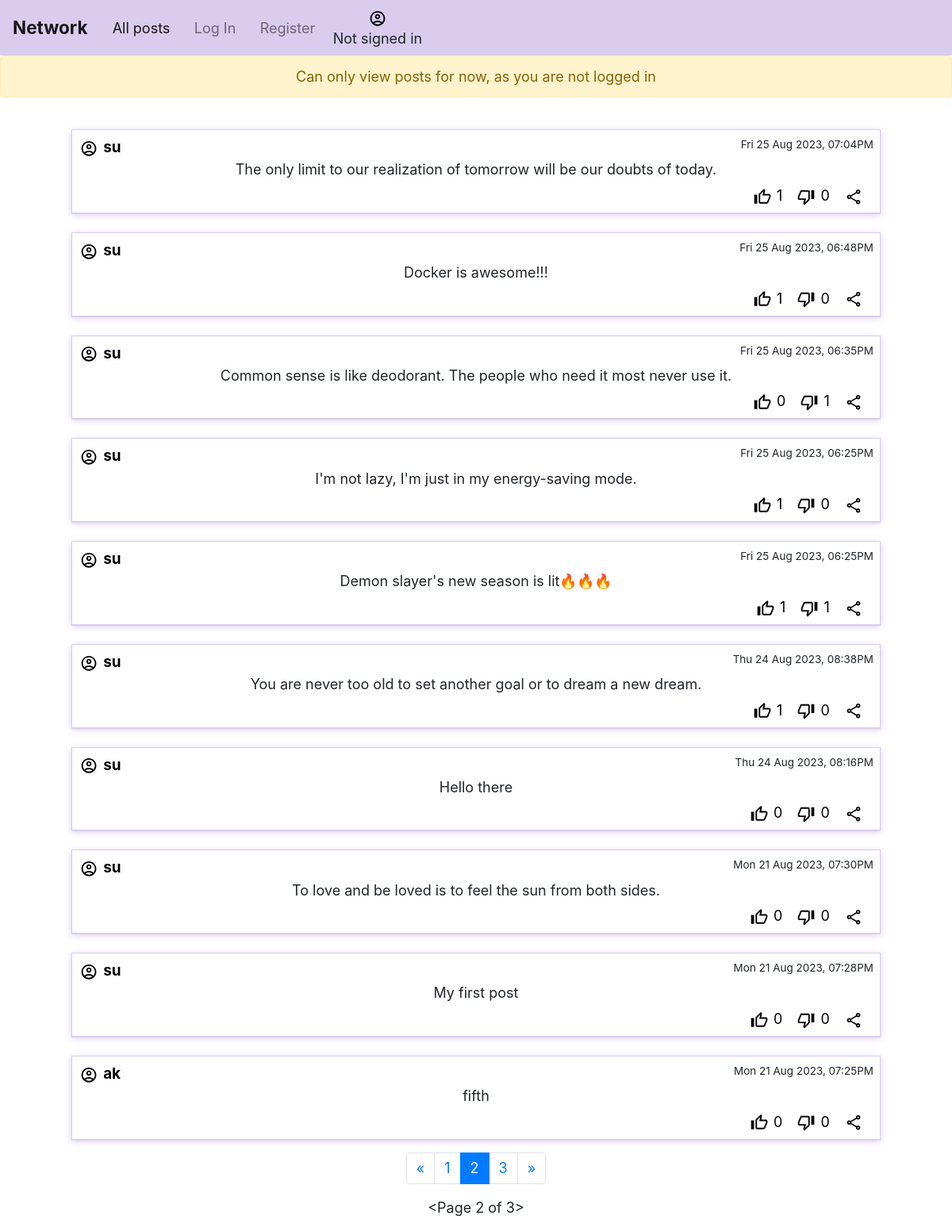
/2, run on the app's committed database.
### network/models.py (models this page shows, shortened)
class Posts(models.Model):
    message = models.TextField(max_length=1000)
    poster = models.ForeignKey(User, on_delete=models.CASCADE)
    timestamp = models.CharField(default=datetime.datetime.now().strftime('%a %d %b %Y, %I:%M%p'), max_length=50)
    likesCountForDOM = models.IntegerField(default=0)
    dislikesCountForDOM = models.IntegerField(default=0)
    ShouldLikeButtonDisabledDOM = models.BooleanField(default=False)
    ShouldDisLikeButtonDisabledDOM = models.BooleanField(default=False)
    def getLikeCount(self):
        return self.likesCount.all()

class User(AbstractUser):
    pass

### network/views.py (the view)
# urls.py: path("", views.index, name="index"),
def index(request, pageNum=1):
    allPosts = Posts.objects.all().order_by('-id')
    posts= None
    if allPosts.count() > 0:
        p = Paginator(allPosts, 10)
        if pageNum <= p.num_pages:
            posts = p.page(pageNum)
            for post in posts:
                likesDislikes = post.getLikeCount()
                likes = likesDislikes.filter(likes=True, dislikes=False).count()
                dislikes = likesDislikes.count() - likes
                post.likesCountForDOM = likes
                post.dislikesCountForDOM = dislikes
                if request.user.id:
                    postWhereUserActioned = likesDislikes.filter(user=request.user)
                    if postWhereUserActioned:
                        if postWhereUserActioned.first().likes:
                            post.ShouldDisLikeButtonDisabledDOM = False
                            post.ShouldLikeButtonDisabledDOM = True
                        else:
                            post.ShouldDisLikeButtonDisabledDOM = True
                            post.ShouldLikeButtonDisabledDOM = False
                    else:
                        post.ShouldDisLikeButtonDisabledDOM = False
                        post.ShouldLikeButtonDisabledDOM = False
                else:
                    post.ShouldDisLikeButtonDisabledDOM = True
                    post.ShouldLikeButtonDisabledDOM = True
            return render(request, "network/index.html", {
                "viewer": request.user if request.user.id else None,
                "form": postForm if request.user.id else None,
                "posts": posts,
                "currentPage": pageNum,
                "havePreviousPage": posts.has_previous(),
                "haveNextPage": posts.has_next()
            })
    return render(request, "network/index.html", {
        "viewer": request.user,
        "form": postForm,
        "posts": posts,
    })

### network/templates/network/index.html
{% extends "network/layout.html" %}
{% block body %}
{%if form %}
    <div style="padding: 2vh 0;">
        <form id="newPostForm">
            {% csrf_token %}
            <input type="text" name="messageOfUser" placeholder="Tweet it!">
            <input type="submit" value="post"></input>
        </form>
    </div>
{% else %}
<div class="alert alert-warning" role="alert" style="text-align: center;">
    Can only view posts for now, as you are not logged in
</div>
{% endif %}
{% include "network/posts.html" %}
{% include "network/pageNav.html" %}
{% endblock %}

### network/templates/network/posts.html (shortened to what this page needs)
<div id="postsHolder">
    {% if posts %}
        {% for post in posts%}
                <section class="post" id="post{{post.id}}">
                    <section class="postHeader">
                        <a class="inlineChild" href="{%if viewer%} {% url 'profile' userId=post.poster.id %} {% else %}#{% endif %}">
                            <p class="postPoster">{{post.poster.username}}</p>
                        </a>
                        <p class="postTimeStamp">{{post.timestamp}}</p>
                    </section>
                    <section class="postContent">
                        <p class="postMessage">{{post.message}}</p>
                    </section>
                    <section id="postAction" class="inlineChild" style="float: right;">
                        <section class="inlineChild">
                            <button class="actionButton like" value="like/{{post.id}}" {% if post.ShouldLikeButtonDisabledDOM %}disabled{% endif %}>
                            </button>
                            <p class="likesCountForDOM">{{post.likesCountForDOM}}</p>
                        </section>
                        <section class="inlineChild" >
                            <button class="actionButton dislike" value="dislike/{{post.id}}" {% if post.ShouldDisLikeButtonDisabledDOM %}disabled{% endif %}>
                            </button>
                            <p class="dislikesCountForDOM">{{post.dislikesCountForDOM}}</p>
                        </section>
                        <section style="margin-right: 1vw;">
                            <button class="actionButton" value="share/unavailable">
                            </button>
                        </section>
                    </section>
                </section>
        {% endfor %}
    {% else %}
        <div class="alert alert-warning" role="alert" style="text-align: center;">
            No posts to show
        </div>
    {% endif %}
</div>

### network/static/network/styles.css (style rules this page uses)
* { margin: 0; padding: 0; box-sizing: border-box; }
body { font-size: 18px; }
svg { height: 1.25em; width: 1.45em; }
#postsHolder { width: 100%; display: flex; flex-flow: column; align-items: center; gap: 3vh 0; margin: 2vh 0; }
.post { width: 85%; border: 1px solid #d9ccec; padding: 1vh; min-height: 10vh; box-shadow: rgba(217, 204, 236, 255) 0px 0.0625em 0.0625em, rgba(217, 204, 236, 255) 0px 0.125em 0.5em, rgba(255, 255, 255, 0.1) 0px 0px 0px 1px inset; }
.post p { margin-bottom: 0.3em; }
.postHeader { display: flex; justify-content: space-between; }
.postTimeStamp { font-size: 0.75em; }
.postPoster { font-size: 1.05em; font-weight: bold; }
.postMessage { text-align: center; padding: 0 5vw; }
.inlineChild > * { display: inline; color: black; }
.inlineChild > p { margin-right: 1vw; }
#postAction button { background-color: unset; border: unset; }

### data on the page
Posts: poster.username "su", timestamp "Fri 25 Aug 2023, 07:04PM", message "The only limit to our realization of tomorrow will be our doubts of today.", likesCountForDOM "1", dislikesCountForDOM "0"
Posts: poster.username "su", timestamp "Fri 25 Aug 2023, 06:48PM", message "Docker is awesome!!!", likesCountForDOM "1", dislikesCountForDOM "0"
Posts: poster.username "su", timestamp "Fri 25 Aug 2023, 06:35PM", message "Common sense is like deodorant. The people who need it most never use it.", likesCountForDOM "0", dislikesCountForDOM "1"
Posts: poster.username "su", timestamp "Fri 25 Aug 2023, 06:25PM", message "I'm not lazy, I'm just in my energy-saving mode.", likesCountForDOM "1", dislikesCountForDOM "0"
Posts: poster.username "su", timestamp "Fri 25 Aug 2023, 06:25PM", message "Demon slayer's new season is lit🔥🔥🔥", likesCountForDOM "1", dislikesCountForDOM "1"
Posts: poster.username "su", timestamp "Thu 24 Aug 2023, 08:38PM", message "You are never too old to set another goal or to dream a new dream.", likesCountForDOM "1", dislikesCountForDOM "0"
Posts: poster.username "su", timestamp "Thu 24 Aug 2023, 08:16PM", message "Hello there", likesCountForDOM "0", dislikesCountForDOM "0"
Posts: poster.username "su", timestamp "Mon 21 Aug 2023, 07:30PM", message "To love and be loved is to feel the sun from both sides.", likesCountForDOM "0", dislikesCountForDOM "0"
Posts: poster.username "su", timestamp "Mon 21 Aug 2023, 07:28PM", message "My first post", likesCountForDOM "0", dislikesCountForDOM "0"
Posts: poster.username "ak", timestamp "Mon 21 Aug 2023, 07:25PM", message "fifth", likesCountForDOM "0", dislikesCountForDOM "0"

### other printed values
{{ posts.previous_page_number }} "1"
{{ currentPage }} "2"
{{ posts.next_page_number }} "3"
{{ posts }} "<Page 2 of 3>"
